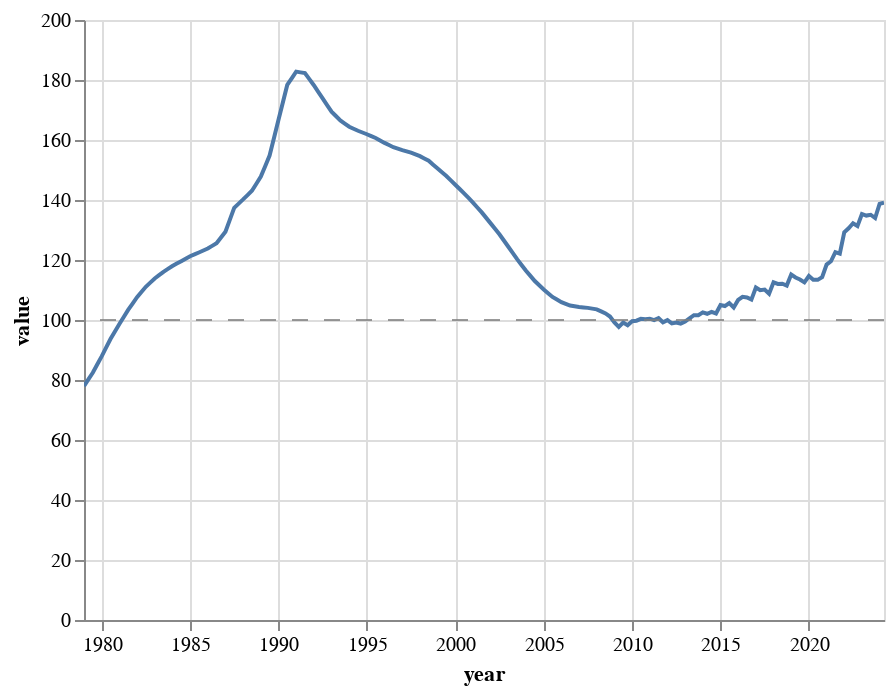

Notebook code for this chart:
### Code cell
base = (
    (real_est_p_out.plot.line(
        x="year", 
        y=alt.Y("value", scale = alt.Scale(zero = True))
                      )
    )
)

zero_line = alt.Chart().mark_rule(
    color='gray',
    strokeDash=[8, 8],
    opacity=0.8
).encode(y=alt.datum(100))

real_est_p_chart = (
    (base + zero_line)
    .properties(width=400)
    .configure_scale(zero=False)
)

real_est_p_chart

### Figure 1 — Vega-Lite specification as saved in the notebook (floating-point values rounded to 4 significant figures; data arrays with more than 128 entries replaced by an {"elided": "..."} marker saying what was removed)
{"config": {"view": {"continuousWidth": 300, "continuousHeight": 300}, "scale": {"zero": false}}, "layer": [{"data": {"name": "data-16b57439c464ab3e31b7250ed891b696"}, "mark": {"type": "line", "tooltip": true}, "encoding": {"x": {"field": "year", "type": "temporal"}, "y": {"field": "value", "scale": {"zero": true}, "type": "quantitative"}}, "name": "view_2"}, {"data": {"name": "empty"}, "mark": {"type": "rule", "color": "gray", "opacity": 0.8, "strokeDash": [8, 8]}, "encoding": {"y": {"datum": 100}}}], "params": [{"name": "param_5", "select": {"type": "interval", "encodings": ["x", "y"]}, "bind": "scales", "views": ["view_2"]}], "width": 400, "$schema": "https://vega.github.io/schema/vega-lite/v5.20.1.json", "datasets": {"data-16b57439c464ab3e31b7250ed891b696": {"elided": "182 records"}, "empty": [{}]}}
